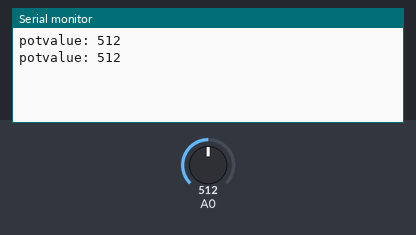
Bench run of a sketch on a simulated Arduino Uno, built with avr-gcc and run on an emulated ATmega328P. Shown: the last lines printed to the serial monitor. The inputs (shaded band) are chosen by the test bench; at power-on: A0 = 512.

Above: at 1.8 s.
1.9 s: A0 set to 716
At 2.8 s:
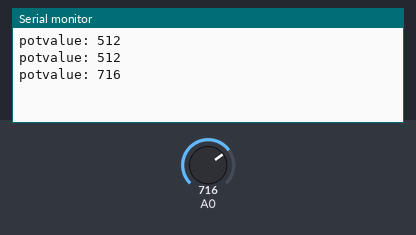
3.4 s: A0 set to 900
At 4.6 s:
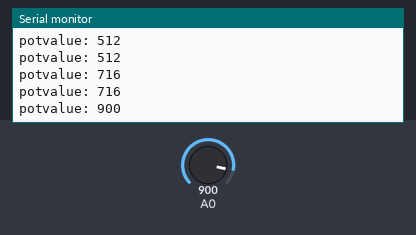
Timing chart, 0 to 6.4 s (numbered marks = the images above; inputs shaded):
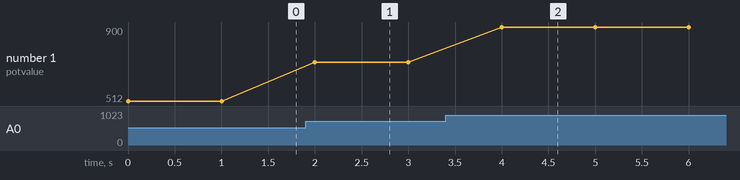

Measured:
- after the input at 1.9 s, the serial monitor: prints a new line after 0.10 s (image 1)
- after the input at 3.4 s, the serial monitor: prints a new line after 0.60 s (image 2)
- plotted number 1: 512 → 716 after the input at 1.9 s, 716 → 900 after the input at 3.4 s

The sketch:

Interfacing_Variable_resistor_with_nodemcu.ino
```cpp
/*pot 1st_pin-vcc 2nd_pin-A0 3rd_pin-gnd
There will be a Analog to digital converter(ADC) in nodemcu which convert the analog signal to voltage signal
Analog value ranges from 0-1023
formula to find the equivalent voltage value is 0.003225*stepvalue
If the stepvalue is 1023 then the voltage is 3.3V which is the max V of the nodemcu.
*/
void setup() {
  Serial.begin(9600);
}
int stepvalue;
void loop()
{
  stepvalue=analogRead(A0);
  Serial.print("potvalue: ");
  Serial.println(stepvalue);
  delay(1000);
}
```
